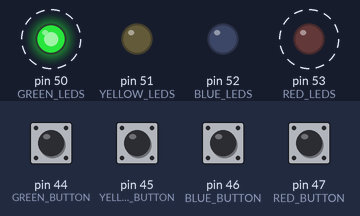
A sketch run on a simulated Arduino Mega 2560, built with avr-gcc and run on an emulated ATmega2560. Shown: output pins drawn as LEDs (lit = HIGH). Dashed ring = blinking. The inputs (shaded band) are chosen by the test bench; at power-on: pin 44 (GREEN_BUTTON), pin 45 (YELLOW_BUTTON), pin 46 (BLUE_BUTTON), pin 47 (RED_BUTTON) LOW. Random numbers use the default seed unless the sketch sets one.

Above: at 1.25 s.
1.3 s: pin 44 (GREEN_BUTTON) pulled HIGH for 0.15 s
4.4 s: pin 44 (GREEN_BUTTON) pulled HIGH for 1 s
At 6.8 s:
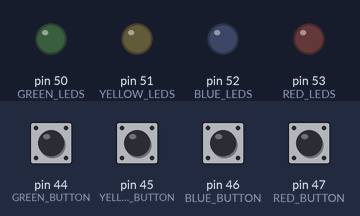
At 8.25 s:
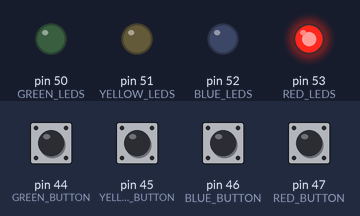
8.4 s: pin 45 (YELLOW_BUTTON) pulled HIGH for 1 s
At 8.95 s:
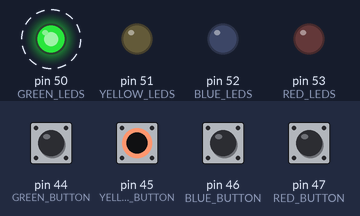
14.5 s: pin 46 (BLUE_BUTTON) pulled HIGH for 0.15 s
17.6 s: pin 47 (RED_BUTTON) pulled HIGH for 0.15 s
At 17.75 s:
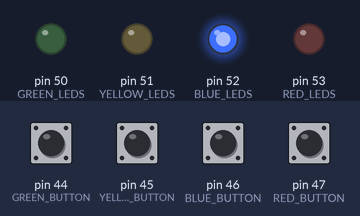
23.6 s: pin 45 (YELLOW_BUTTON) pulled HIGH for 0.15 s
Timing chart, 0 to 27.5 s (numbered marks = the images above; inputs shaded):
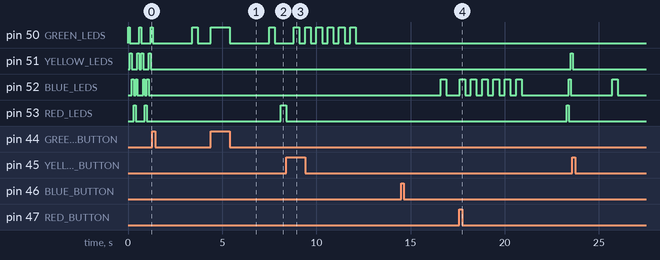

Measured:
- after the input at 4.4 s, pin 50 (GREEN_LEDS): LOW → HIGH at once, → LOW 1.0 s later, → HIGH 2.1 s later, → LOW 0.30 s later; pin 53 (RED_LEDS): LOW → HIGH after 3.7 s
- after the input at 8.4 s, pin 50 (GREEN_LEDS): alternates HIGH for 0.30 s and LOW for 0.30 s, 12 changes in all, then stays LOW, starting after 0.40 s
- after the input at 17.6 s, pin 51 (YELLOW_LEDS): LOW → HIGH after 5.9 s; pin 52 (BLUE_LEDS): goes 5 × (HIGH 0.30 s, LOW 0.30 s), HIGH 0.30 s, LOW 2.5 s, HIGH 0.10 s, then LOW, starting at once; pin 53 (RED_LEDS): LOW → HIGH after 5.7 s, → LOW 0.10 s later
- by itself, pin 53 (RED_LEDS): alternates HIGH for 0.10 s and LOW for 0.50 s

The sketch:

p1_blink.ino
```cpp
// Frank Alfano
// 9/12/22
// Simon Says!

const int GREEN_LEDS = 50;
const int YELLOW_LEDS = 51;
const int BLUE_LEDS = 52;
const int RED_LEDS = 53;

const int GREEN_BUTTON = 44;
const int YELLOW_BUTTON = 45;
const int BLUE_BUTTON = 46;
const int RED_BUTTON = 47;

const int DELAY_BETWEEN_STATES = 2000;
const int SIMON_DELAY = 300;

// The state of the game loop
typedef enum {
  IDLE, SIMON, PLAYER
} GameState;
GameState gameState;

// 4 indecies for each color button
int buttonPresses[4];

// Instead of dynamically allocating an array, just have the maximum pattern 64 colors long
// Nobody will reach the end and break it (I hope)
int simonPattern[48];
int simonPatternIndex = 0;
int playerPatternIndex = 0;
bool patternButtonPressed = false;

// Index 0: LEDs to light up (starting at the lowest (green) LEDs pin index)
// Index 1: Direction of movement (either 1 or -1)
int idleValues[2] = {GREEN_LEDS, 1};

void setup() {
  // Setup LED output mode
  pinMode(GREEN_LEDS, OUTPUT);
  pinMode(YELLOW_LEDS, OUTPUT);
  pinMode(BLUE_LEDS, OUTPUT);
  pinMode(RED_LEDS, OUTPUT);

  // Setup button input mode
  pinMode(GREEN_BUTTON, INPUT);
  pinMode(YELLOW_BUTTON, INPUT);
  pinMode(BLUE_BUTTON, INPUT);
  pinMode(RED_BUTTON, INPUT);

  // The default gamestate should be idle
  // This way the pattern is displayed before the game starts
  gameState = IDLE;

  // Set a random seed for the simon pattern generation
  randomSeed(analogRead(0));
}

void loop() {
  // Update all button inputs
  buttonPresses[0] = digitalRead(GREEN_BUTTON);
  buttonPresses[1] = digitalRead(YELLOW_BUTTON);
  buttonPresses[2] = digitalRead(BLUE_BUTTON);
  buttonPresses[3] = digitalRead(RED_BUTTON);

  switch (gameState) {
    case IDLE:
      // Turn on/off LEDs so they match an idle pattern
      // The pattern is the LEDs bouncing back and forth
      for (int i = GREEN_LEDS; i <= RED_LEDS; i++ ) {
        digitalWrite(i, (i == idleValues[0] ? HIGH : LOW));
      }
      // flashLED(idleValues[0], 1, 25);

      // Add the change value to the index
      // This makes the bouncing effect
      idleValues[0] += idleValues[1];
      // If the index of the LEDs to light up next has reached the edge, invert the change value so the movement goes back the other direction
      if (idleValues[0] == RED_LEDS || idleValues[0] == GREEN_LEDS) {
        idleValues[1] *= -1;
      }

      // If any button is pressed during idle mode, start the game
      if (isButtonPressed()) {
        // Set all LEDs to a LOW state (off)
        for (int i = GREEN_LEDS; i <= RED_LEDS; i++ ) {
          digitalWrite(i, LOW);
        }

        // Switch to Simon to display the start of the pattern
        gameState = SIMON;
        simonPatternIndex = 0;
      }

      break;
    case SIMON:
      delay(DELAY_BETWEEN_STATES);

      // Get a random LED to add to the sequence
      simonPattern[simonPatternIndex] = random(0, 4);
      simonPatternIndex++;

      // Light up the LEDs in the pattern sequentially
      for (int i = 0; i < simonPatternIndex; i++) {
        flashLED(GREEN_LEDS + simonPattern[i], 1, SIMON_DELAY);
      }

      // It's now the player's turn to repeat the pattern
      gameState = PLAYER;
      playerPatternIndex = 0;

      break;
    case PLAYER:
      // If a button is pressed
      // ... figure out if the player pressed the correct one
      if (!patternButtonPressed) {
        if (isButtonPressed()) {
          patternButtonPressed = true;

          // If the correct button was pressed
          // ... continue through the pattern
          if (buttonPresses[simonPattern[playerPatternIndex]] > 0) {
            playerPatternIndex++;
          } else {
            // If the wrong button was pressed
            // ... flash what the correct button was
            flashLED(GREEN_LEDS + simonPattern[playerPatternIndex], 6, SIMON_DELAY);

            // Return back to the IDLE state so the player can start a new game
            delay(DELAY_BETWEEN_STATES);
            gameState = IDLE;
            break;
          }
        }
      } else if (!isButtonPressed()) {
        // If the player has reached the end of the pattern
        // ... switch back to simon to add onto the pattern
        if (playerPatternIndex == simonPatternIndex) {
          gameState = SIMON;
        }

        patternButtonPressed = false;
      }

      digitalWrite(GREEN_LEDS, (digitalRead(GREEN_BUTTON) > 0 ? HIGH : LOW));
      digitalWrite(YELLOW_LEDS, (digitalRead(YELLOW_BUTTON) > 0 ? HIGH : LOW));
      digitalWrite(BLUE_LEDS, (digitalRead(BLUE_BUTTON) > 0 ? HIGH : LOW));
      digitalWrite(RED_LEDS, (digitalRead(RED_BUTTON) > 0 ? HIGH : LOW));

      break;
  }

  delay(100);
}

// Flash an LED on and off a certain number of times
// int index: The index of the LED to flash
// int count: The number of times to flash LEDs
// int gap: The millisecond delay between the flashes (lower value is faster flashing)
// return: void
void flashLED (int index, int count, int gap) {
  while (count > 0) {
    digitalWrite(index, HIGH);
    delay(gap);
    digitalWrite(index, LOW);
    delay(gap);

    count--;
  }
}

// Check to see if any of the buttons are pressed
// return: Whether or not any of the buttons are pressed (does not tell which button)
bool isButtonPressed () {
  return (buttonPresses[0] + buttonPresses[1] + buttonPresses[2] + buttonPresses[3] > 0);
}
```
